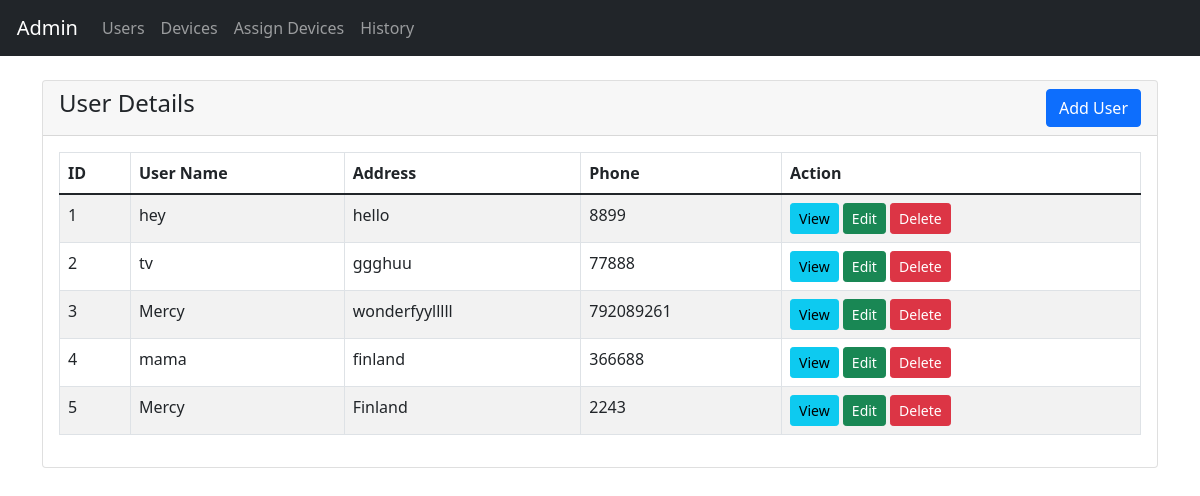
/php/index.php, run on the app's committed database.
### tables this page shows
CREATE TABLE `users` (
  `id` int NOT NULL,
  `name` varchar(255) NOT NULL,
  `address` varchar(255) NOT NULL,
  `phone` int NOT NULL
);

### php/index.php (the view, shortened to what this page needs)
<?php
    require 'dbcon.php';
?>
<!doctype html>
<html lang="en">
  <head>
    <link href="https://cdn.jsdelivr.net/npm/bootstrap@5.1.3/dist/css/bootstrap.min.css" rel="stylesheet">
</head>
<body>
<nav class="navbar navbar-expand-sm navbar-dark bg-dark">
 <a href="#" class="navbar-brand"> Admin</a>
        <div class="collapse navbar-collapse" id="navbarMenu">
            <ul class="navbar-nav">
                <li class="nav-item">
                    <a href="index.php" class="nav-link">Users</a>
                </li>
                <li class="nav-item">
                    <a href="device.php" class="nav-link">Devices</a>
                </li>
                <li class="nav-item">
                    <a href="assignn.php" class="nav-link">Assign Devices</a>
                </li>
                <li class="nav-item">
                    <a href="bar.php" class="nav-link">History</a>
                </li>
            </ul>
        </div>
    </nav>
    <div class="container mt-4">
        <div class="row">
            <div class="col-md-12">
                <div class="card">
                    <div class="card-header">
                        <h4>User Details
                            <a href="user_create.php" class="btn btn-primary float-end">Add User</a>
                        </h4>
                    </div>
                    <div class="card-body">
                        <table class="table table-bordered table-striped">
                            <thead>
                                <tr>
                                    <th>ID</th>
                                    <th>User Name</th>
                                    <th>Address</th>
                                    <th>Phone</th>
                                    <th>Action</th>
                                </tr>
                            </thead>
                            <tbody>
                                <?php
                                    $query = "SELECT * FROM users";
                                    $query_run = mysqli_query($con, $query);
                                    if(mysqli_num_rows($query_run) > 0)
                                    {
                                        foreach($query_run as $user)
                                        {
                                            ?>
                                            <tr>
                                                <td><?= $user['id']; ?></td>
                                                <td><?= $user['name']; ?></td>
                                                <td><?= $user['address']; ?></td>
                                                <td><?= $user['phone']; ?></td>
                                                <td>
                                                    <a href="user_view.php?id=<?= $user['id']; ?>" class="btn btn-info btn-sm">View</a>
                                                    <a href="user_edit.php?id=<?= $user['id']; ?>" class="btn btn-success btn-sm">Edit</a>
                                                    <form action="code.php" method="POST" class="d-inline">
                                                        <button type="submit" name="delete_user" value="<?=$user['id'];?>" class="btn btn-danger btn-sm">Delete</button>
                                                    </form>
                                                </td>
                                            </tr>
                                            <?php
                                        }
                                    }
                                    else
                                    {
                                        echo "<h5> No Record Found </h5>";
                                    }
                                ?>
                            </tbody>
                        </table>
                    </div>
                </div>
            </div>
        </div>
    </div>
</body>
</html>

### data on the page
users: id "1", name "hey", address "hello", phone "8899"
users: id "2", name "tv", address "ggghuu", phone "77888"
users: id "3", name "Mercy", address "wonderfyylllll", phone "792089261"
users: id "4", name "mama", address "finland", phone "366688"
users: id "5", name "Mercy", address "Finland", phone "2243"
